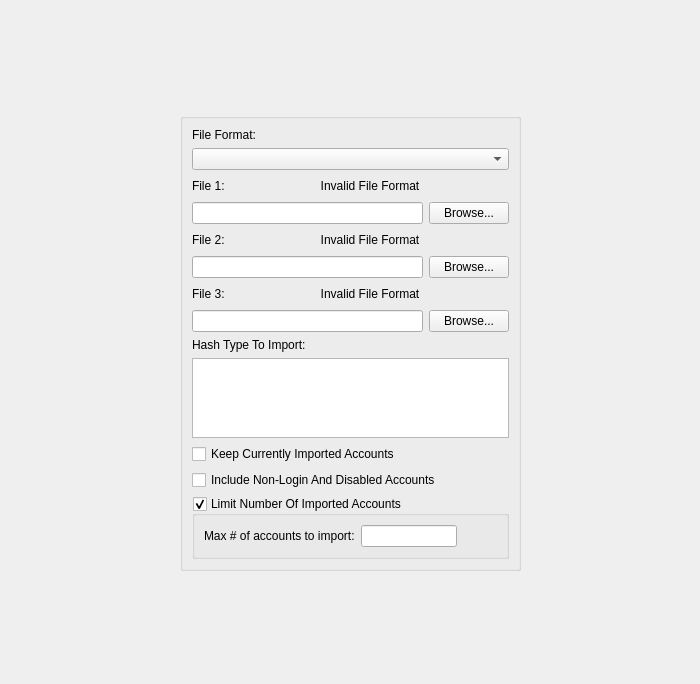
<?xml version="1.0" encoding="UTF-8"?>
<ui version="4.0">
 <class>ImportShadowConfig</class>
 <widget class="QWidget" name="ImportShadowConfig">
  <property name="geometry">
   <rect>
    <x>0</x>
    <y>0</y>
    <width>700</width>
    <height>684</height>
   </rect>
  </property>
  <property name="sizePolicy">
   <sizepolicy hsizetype="Preferred" vsizetype="Preferred">
    <horstretch>0</horstretch>
    <verstretch>0</verstretch>
   </sizepolicy>
  </property>
  <property name="maximumSize">
   <size>
    <width>16777215</width>
    <height>16777215</height>
   </size>
  </property>
  <property name="windowTitle">
   <string>Form</string>
  </property>
  <layout class="QGridLayout" name="gridLayout">
   <item row="1" column="2">
    <spacer name="horizontalSpacer">
     <property name="orientation">
      <enum>Qt::Horizontal</enum>
     </property>
     <property name="sizeHint" stdset="0">
      <size>
       <width>40</width>
       <height>20</height>
      </size>
     </property>
    </spacer>
   </item>
   <item row="1" column="0">
    <spacer name="horizontalSpacer_2">
     <property name="orientation">
      <enum>Qt::Horizontal</enum>
     </property>
     <property name="sizeHint" stdset="0">
      <size>
       <width>40</width>
       <height>20</height>
      </size>
     </property>
    </spacer>
   </item>
   <item row="1" column="1">
    <widget class="QGroupBox" name="groupBox">
     <property name="title">
      <string/>
     </property>
     <layout class="QVBoxLayout" name="verticalLayout_2">
      <item>
       <widget class="QLabel" name="label_2">
        <property name="text">
         <string>File Format:</string>
        </property>
       </widget>
      </item>
      <item>
       <widget class="QComboBox" name="fileFormatComboBox"/>
      </item>
      <item>
       <layout class="QHBoxLayout" name="horizontalLayout_5">
        <item>
         <widget class="QLabel" name="file1Label">
          <property name="text">
           <string>File 1:</string>
          </property>
         </widget>
        </item>
        <item>
         <spacer name="horizontalSpacer_3">
          <property name="orientation">
           <enum>Qt::Horizontal</enum>
          </property>
          <property name="sizeHint" stdset="0">
           <size>
            <width>40</width>
            <height>20</height>
           </size>
          </property>
         </spacer>
        </item>
        <item>
         <widget class="QLabel" name="invalidFileFormat1Label">
          <property name="text">
           <string>Invalid File Format</string>
          </property>
          <property name="alignment">
           <set>Qt::AlignCenter</set>
          </property>
         </widget>
        </item>
        <item>
         <spacer name="horizontalSpacer_6">
          <property name="orientation">
           <enum>Qt::Horizontal</enum>
          </property>
          <property name="sizeHint" stdset="0">
           <size>
            <width>40</width>
            <height>20</height>
           </size>
          </property>
         </spacer>
        </item>
       </layout>
      </item>
      <item>
       <layout class="QHBoxLayout" name="horizontalLayout">
        <item>
         <widget class="QLineEdit" name="file1Edit"/>
        </item>
        <item>
         <widget class="QPushButton" name="browseFile1">
          <property name="text">
           <string>Browse...</string>
          </property>
         </widget>
        </item>
       </layout>
      </item>
      <item>
       <layout class="QHBoxLayout" name="horizontalLayout_6">
        <item>
         <widget class="QLabel" name="file2Label">
          <property name="text">
           <string>File 2:</string>
          </property>
         </widget>
        </item>
        <item>
         <spacer name="horizontalSpacer_4">
          <property name="orientation">
           <enum>Qt::Horizontal</enum>
          </property>
          <property name="sizeHint" stdset="0">
           <size>
            <width>40</width>
            <height>20</height>
           </size>
          </property>
         </spacer>
        </item>
        <item>
         <widget class="QLabel" name="invalidFileFormat2Label">
          <property name="text">
           <string>Invalid File Format</string>
          </property>
          <property name="alignment">
           <set>Qt::AlignCenter</set>
          </property>
         </widget>
        </item>
        <item>
         <spacer name="horizontalSpacer_7">
          <property name="orientation">
           <enum>Qt::Horizontal</enum>
          </property>
          <property name="sizeHint" stdset="0">
           <size>
            <width>40</width>
            <height>20</height>
           </size>
          </property>
         </spacer>
        </item>
       </layout>
      </item>
      <item>
       <layout class="QHBoxLayout" name="horizontalLayout_2">
        <item>
         <widget class="QLineEdit" name="file2Edit"/>
        </item>
        <item>
         <widget class="QPushButton" name="browseFile2">
          <property name="text">
           <string>Browse...</string>
          </property>
         </widget>
        </item>
       </layout>
      </item>
      <item>
       <layout class="QHBoxLayout" name="horizontalLayout_7">
        <item>
         <widget class="QLabel" name="file3Label">
          <property name="text">
           <string>File 3:</string>
          </property>
         </widget>
        </item>
        <item>
         <spacer name="horizontalSpacer_5">
          <property name="orientation">
           <enum>Qt::Horizontal</enum>
          </property>
          <property name="sizeHint" stdset="0">
           <size>
            <width>40</width>
            <height>20</height>
           </size>
          </property>
         </spacer>
        </item>
        <item>
         <widget class="QLabel" name="invalidFileFormat3Label">
          <property name="text">
           <string>Invalid File Format</string>
          </property>
          <property name="alignment">
           <set>Qt::AlignCenter</set>
          </property>
         </widget>
        </item>
        <item>
         <spacer name="horizontalSpacer_8">
          <property name="orientation">
           <enum>Qt::Horizontal</enum>
          </property>
          <property name="sizeHint" stdset="0">
           <size>
            <width>40</width>
            <height>20</height>
           </size>
          </property>
         </spacer>
        </item>
       </layout>
      </item>
      <item>
       <layout class="QHBoxLayout" name="horizontalLayout_3">
        <item>
         <widget class="QLineEdit" name="file3Edit"/>
        </item>
        <item>
         <widget class="QPushButton" name="browseFile3">
          <property name="text">
           <string>Browse...</string>
          </property>
         </widget>
        </item>
       </layout>
      </item>
      <item>
       <widget class="QLabel" name="label">
        <property name="text">
         <string>Hash Type To Import:</string>
        </property>
       </widget>
      </item>
      <item>
       <widget class="QListWidget" name="hashTypeList">
        <property name="maximumSize">
         <size>
          <width>16777215</width>
          <height>80</height>
         </size>
        </property>
        <property name="editTriggers">
         <set>QAbstractItemView::NoEditTriggers</set>
        </property>
        <property name="selectionBehavior">
         <enum>QAbstractItemView::SelectRows</enum>
        </property>
       </widget>
      </item>
      <item>
       <widget class="QCheckBox" name="KeepCurrentAccounts">
        <property name="text">
         <string>Keep Currently Imported Accounts</string>
        </property>
       </widget>
      </item>
      <item>
       <widget class="QCheckBox" name="includeNonLoginCheckBox">
        <property name="text">
         <string>Include Non-Login And Disabled Accounts</string>
        </property>
       </widget>
      </item>
      <item>
       <widget class="QGroupBox" name="LimitAccounts">
        <property name="title">
         <string>Limit Number Of Imported Accounts</string>
        </property>
        <property name="checkable">
         <bool>true</bool>
        </property>
        <layout class="QHBoxLayout" name="horizontalLayout_4">
         <item>
          <widget class="QLabel" name="label_5">
           <property name="text">
            <string>Max # of accounts to import:</string>
           </property>
          </widget>
         </item>
         <item>
          <widget class="QLineEdit" name="AccountLimit">
           <property name="maximumSize">
            <size>
             <width>96</width>
             <height>16777215</height>
            </size>
           </property>
           <property name="inputMethodHints">
            <set>Qt::ImhDigitsOnly</set>
           </property>
           <property name="maxLength">
            <number>10</number>
           </property>
          </widget>
         </item>
         <item>
          <spacer name="horizontalSpacer_9">
           <property name="orientation">
            <enum>Qt::Horizontal</enum>
           </property>
           <property name="sizeHint" stdset="0">
            <size>
             <width>40</width>
             <height>20</height>
            </size>
           </property>
          </spacer>
         </item>
        </layout>
       </widget>
      </item>
     </layout>
    </widget>
   </item>
   <item row="2" column="1">
    <spacer name="verticalSpacer">
     <property name="orientation">
      <enum>Qt::Vertical</enum>
     </property>
     <property name="sizeHint" stdset="0">
      <size>
       <width>20</width>
       <height>40</height>
      </size>
     </property>
    </spacer>
   </item>
   <item row="0" column="1">
    <spacer name="verticalSpacer_2">
     <property name="orientation">
      <enum>Qt::Vertical</enum>
     </property>
     <property name="sizeHint" stdset="0">
      <size>
       <width>20</width>
       <height>40</height>
      </size>
     </property>
    </spacer>
   </item>
  </layout>
 </widget>
 <resources/>
 <connections/>
</ui>
